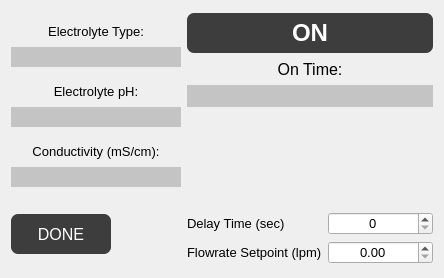
<?xml version="1.0" encoding="UTF-8"?>
<ui version="4.0">
 <class>Dialog_PumpControl</class>
 <widget class="QDialog" name="Dialog_PumpControl">
  <property name="geometry">
   <rect>
    <x>0</x>
    <y>0</y>
    <width>444</width>
    <height>278</height>
   </rect>
  </property>
  <property name="sizePolicy">
   <sizepolicy hsizetype="Fixed" vsizetype="Fixed">
    <horstretch>0</horstretch>
    <verstretch>0</verstretch>
   </sizepolicy>
  </property>
  <property name="windowTitle">
   <string>Dialog</string>
  </property>
  <property name="styleSheet">
   <string notr="true">QMainWindow{
background-color:#1d1d1d;
}

QMenuBar{
background-color:#1d1d1d;
padding:5px;
	font: 12pt &quot;MS Shell Dlg 2&quot;;
}

QMenuBar::item{
background-color:#1d1d1d;
color:#fff;
padding:5px;

}

QMenu{
color:#fff;
padding:0;
}

QMenu::item:selected{
color:#fff;
background-color:#00aba9;
}

QTableWidget{
background-color:#3d3d3d;
color:#fff;
  selection-background-color: #da532c;
border:solid;
border-width:3px;
border-color:#da532c;
}
QHeaderView::section{
background-color:qlineargradient(spread:pad, x1:0, y1:0, x2:1, y2:0, stop:0 rgba(20, 158, 217, 255), stop:1 rgba(36, 158, 217, 255));
border:none;
border-top-style:solid;
border-width:1px;
border-top-color:qlineargradient(spread:pad, x1:0, y1:0, x2:1, y2:0, stop:0 rgba(20, 158, 217, 255), stop:1 rgba(36, 158, 217, 255));
color:#fff;

}
QHeaderView{
background-color:qlineargradient(spread:pad, x1:0, y1:0, x2:1, y2:0, stop:0 rgba(20, 158, 217, 255), stop:1 rgba(36, 158, 217, 255));

border:none;
border-top-style:solid;
border-width:1px;
border-top-color:#149ED9;
color:#fff;
	font: 75 12pt &quot;Calibri&quot;;
}

QTableCornerButton::section{
border:none;
background-color:#149ED9;
}

QListWidget{
background-color:#3d3d3d;
color:#fff;
}

QMenu{
background-color:#3d3d3d;
}
QStatusBar{
background-color:#7e3878;
color:#fff;
}

QPushButton{
border-style:solid;
background-color:#3d3d3d;
color:#fff;
border-radius:7px;
}

QPushButton:disabled {
background-color: rgb(204, 0, 0);
}

QPushButton:hover{
color:#ccc;
	background-color: qlineargradient(spread:pad, x1:0.517, y1:0, x2:0.517, y2:1, stop:0 rgba(45, 45, 45, 255), stop:0.505682 rgba(45, 45, 45, 255), stop:1 rgba(29, 29, 29, 255));
	border-color:#2d89ef;
border-width:2px;
}

QPushButton:pressed{
background-color: qlineargradient(spread:pad, x1:0.517, y1:0, x2:0.517, y2:1, stop:0 rgba(29, 29, 29, 255), stop:0.505682 rgba(45, 45, 45, 255), stop:1 rgba(29, 29, 29, 255));
}


QTabWidget::tab{
background-color:#3d3d3d;
}

QLineEdit{
border-radius:1px solid red;
background-color:#c4c4c4;
}

QProgressBar{
border-radius:0;
text-align:center;
color:#fff;
background-color:transparent;
border: 2px solid #e3a21a;
border-radius:7px;
	font: 75 12pt &quot;Open Sans&quot;;

}

QProgressBar::chunk{
background-color:#2d89ef;
width:20px;
}</string>
  </property>
  <layout class="QGridLayout" name="gridLayout_6">
   <item row="0" column="0">
    <layout class="QGridLayout" name="gridLayout_5">
     <item row="0" column="0">
      <layout class="QGridLayout" name="gridLayout_4">
       <item row="0" column="0">
        <widget class="QLabel" name="label_Electrolyte">
         <property name="sizePolicy">
          <sizepolicy hsizetype="Fixed" vsizetype="Fixed">
           <horstretch>0</horstretch>
           <verstretch>0</verstretch>
          </sizepolicy>
         </property>
         <property name="minimumSize">
          <size>
           <width>170</width>
           <height>20</height>
          </size>
         </property>
         <property name="maximumSize">
          <size>
           <width>170</width>
           <height>20</height>
          </size>
         </property>
         <property name="font">
          <font>
           <pointsize>10</pointsize>
          </font>
         </property>
         <property name="text">
          <string>Electrolyte Type:</string>
         </property>
         <property name="alignment">
          <set>Qt::AlignCenter</set>
         </property>
        </widget>
       </item>
       <item row="1" column="0">
        <widget class="QLineEdit" name="lineEdit_Electrolyte">
         <property name="minimumSize">
          <size>
           <width>170</width>
           <height>20</height>
          </size>
         </property>
         <property name="maximumSize">
          <size>
           <width>170</width>
           <height>20</height>
          </size>
         </property>
         <property name="font">
          <font>
           <pointsize>10</pointsize>
          </font>
         </property>
        </widget>
       </item>
      </layout>
     </item>
     <item row="1" column="0">
      <layout class="QGridLayout" name="gridLayout_3">
       <item row="0" column="0">
        <widget class="QLabel" name="label_pH">
         <property name="sizePolicy">
          <sizepolicy hsizetype="Fixed" vsizetype="Fixed">
           <horstretch>0</horstretch>
           <verstretch>0</verstretch>
          </sizepolicy>
         </property>
         <property name="minimumSize">
          <size>
           <width>170</width>
           <height>20</height>
          </size>
         </property>
         <property name="maximumSize">
          <size>
           <width>170</width>
           <height>20</height>
          </size>
         </property>
         <property name="font">
          <font>
           <pointsize>10</pointsize>
          </font>
         </property>
         <property name="text">
          <string>Electrolyte pH:</string>
         </property>
         <property name="alignment">
          <set>Qt::AlignCenter</set>
         </property>
        </widget>
       </item>
       <item row="1" column="0">
        <widget class="QLineEdit" name="lineEdit_pH">
         <property name="minimumSize">
          <size>
           <width>170</width>
           <height>20</height>
          </size>
         </property>
         <property name="maximumSize">
          <size>
           <width>170</width>
           <height>20</height>
          </size>
         </property>
         <property name="font">
          <font>
           <pointsize>10</pointsize>
          </font>
         </property>
        </widget>
       </item>
      </layout>
     </item>
     <item row="2" column="0">
      <layout class="QGridLayout" name="gridLayout_2">
       <item row="0" column="0">
        <widget class="QLabel" name="label_Conductivity">
         <property name="sizePolicy">
          <sizepolicy hsizetype="Fixed" vsizetype="Fixed">
           <horstretch>0</horstretch>
           <verstretch>0</verstretch>
          </sizepolicy>
         </property>
         <property name="minimumSize">
          <size>
           <width>170</width>
           <height>20</height>
          </size>
         </property>
         <property name="maximumSize">
          <size>
           <width>170</width>
           <height>20</height>
          </size>
         </property>
         <property name="font">
          <font>
           <pointsize>10</pointsize>
          </font>
         </property>
         <property name="text">
          <string>Conductivity (mS/cm):</string>
         </property>
         <property name="alignment">
          <set>Qt::AlignCenter</set>
         </property>
        </widget>
       </item>
       <item row="1" column="0">
        <widget class="QLineEdit" name="lineEdit_Conuctivity">
         <property name="minimumSize">
          <size>
           <width>170</width>
           <height>20</height>
          </size>
         </property>
         <property name="maximumSize">
          <size>
           <width>170</width>
           <height>20</height>
          </size>
         </property>
         <property name="font">
          <font>
           <pointsize>10</pointsize>
          </font>
         </property>
         <property name="styleSheet">
          <string notr="true">QLineEdit{
border-radius:1px solid red;
}</string>
         </property>
        </widget>
       </item>
      </layout>
     </item>
    </layout>
   </item>
   <item row="0" column="1" rowspan="2">
    <layout class="QVBoxLayout" name="verticalLayout_2">
     <item>
      <layout class="QVBoxLayout" name="verticalLayout">
       <item>
        <widget class="QPushButton" name="pushButton_PumpRunning">
         <property name="sizePolicy">
          <sizepolicy hsizetype="Minimum" vsizetype="Fixed">
           <horstretch>0</horstretch>
           <verstretch>0</verstretch>
          </sizepolicy>
         </property>
         <property name="minimumSize">
          <size>
           <width>140</width>
           <height>40</height>
          </size>
         </property>
         <property name="maximumSize">
          <size>
           <width>16777215</width>
           <height>40</height>
          </size>
         </property>
         <property name="font">
          <font>
           <pointsize>18</pointsize>
           <weight>75</weight>
           <italic>false</italic>
           <bold>true</bold>
           <underline>false</underline>
          </font>
         </property>
         <property name="styleSheet">
          <string notr="true">QMainWindow{
background-color:#1d1d1d;
}

QMenuBar{
background-color:#1d1d1d;
padding:5px;
	font: 12pt &quot;MS Shell Dlg 2&quot;;
}

QMenuBar::item{
background-color:#1d1d1d;
color:#fff;
padding:5px;

}

QMenu{
color:#fff;
padding:0;
}

QMenu::item:selected{
color:#fff;
background-color:#00aba9;
}

QTableWidget{
background-color:#3d3d3d;
color:#fff;
  selection-background-color: #da532c;
border:solid;
border-width:3px;
border-color:#da532c;
}
QHeaderView::section{
background-color:qlineargradient(spread:pad, x1:0, y1:0, x2:1, y2:0, stop:0 rgba(20, 158, 217, 255), stop:1 rgba(36, 158, 217, 255));
border:none;
border-top-style:solid;
border-width:1px;
border-top-color:qlineargradient(spread:pad, x1:0, y1:0, x2:1, y2:0, stop:0 rgba(20, 158, 217, 255), stop:1 rgba(36, 158, 217, 255));
color:#fff;

}
QHeaderView{
background-color:qlineargradient(spread:pad, x1:0, y1:0, x2:1, y2:0, stop:0 rgba(20, 158, 217, 255), stop:1 rgba(36, 158, 217, 255));

border:none;
border-top-style:solid;
border-width:1px;
border-top-color:#149ED9;
color:#fff;
	font: 75 12pt &quot;Calibri&quot;;
}

QTableCornerButton::section{
border:none;
background-color:#149ED9;
}

QListWidget{
background-color:#3d3d3d;
color:#fff;
}

QMenu{
background-color:#3d3d3d;
}
QStatusBar{
background-color:#7e3878;
color:#fff;
}

QPushButton{
border-style:solid;
background-color:#3d3d3d;
color:#fff;
border-radius:7px;
}

QPushButton:disabled {
background-color: rgb(204, 0, 0);
}

QPushButton:hover{
color:#ccc;
	background-color: qlineargradient(spread:pad, x1:0.517, y1:0, x2:0.517, y2:1, stop:0 rgba(45, 45, 45, 255), stop:0.505682 rgba(45, 45, 45, 255), stop:1 rgba(29, 29, 29, 255));
	border-color:#2d89ef;
border-width:2px;
}

QPushButton:pressed{
background-color: qlineargradient(spread:pad, x1:0.517, y1:0, x2:0.517, y2:1, stop:0 rgba(29, 29, 29, 255), stop:0.505682 rgba(45, 45, 45, 255), stop:1 rgba(29, 29, 29, 255));
}


QTabWidget::tab{
background-color:#3d3d3d;
}

QLineEdit{
border-radius:0;
}

QProgressBar{
border-radius:0;
text-align:center;
color:#fff;
background-color:transparent;
border: 2px solid #e3a21a;
border-radius:7px;
	font: 75 12pt &quot;Open Sans&quot;;

}

QProgressBar::chunk{
background-color:#2d89ef;
width:20px;
}</string>
         </property>
         <property name="text">
          <string>ON</string>
         </property>
        </widget>
       </item>
       <item>
        <widget class="QLabel" name="label_OnTime">
         <property name="sizePolicy">
          <sizepolicy hsizetype="Minimum" vsizetype="Fixed">
           <horstretch>0</horstretch>
           <verstretch>0</verstretch>
          </sizepolicy>
         </property>
         <property name="minimumSize">
          <size>
           <width>140</width>
           <height>20</height>
          </size>
         </property>
         <property name="font">
          <font>
           <pointsize>12</pointsize>
          </font>
         </property>
         <property name="text">
          <string>On Time:</string>
         </property>
         <property name="alignment">
          <set>Qt::AlignCenter</set>
         </property>
        </widget>
       </item>
       <item>
        <widget class="QLineEdit" name="lineEdit_OnTime">
         <property name="enabled">
          <bool>true</bool>
         </property>
         <property name="sizePolicy">
          <sizepolicy hsizetype="Minimum" vsizetype="Fixed">
           <horstretch>0</horstretch>
           <verstretch>0</verstretch>
          </sizepolicy>
         </property>
         <property name="minimumSize">
          <size>
           <width>140</width>
           <height>20</height>
          </size>
         </property>
         <property name="font">
          <font>
           <pointsize>13</pointsize>
          </font>
         </property>
         <property name="readOnly">
          <bool>true</bool>
         </property>
        </widget>
       </item>
      </layout>
     </item>
     <item>
      <spacer name="verticalSpacer">
       <property name="orientation">
        <enum>Qt::Vertical</enum>
       </property>
       <property name="sizeType">
        <enum>QSizePolicy::Fixed</enum>
       </property>
       <property name="sizeHint" stdset="0">
        <size>
         <width>20</width>
         <height>13</height>
        </size>
       </property>
      </spacer>
     </item>
     <item>
      <layout class="QHBoxLayout" name="horizontalLayout">
       <item>
        <widget class="LED" name="widget_PumpOn" native="true">
         <property name="sizePolicy">
          <sizepolicy hsizetype="Fixed" vsizetype="Fixed">
           <horstretch>0</horstretch>
           <verstretch>0</verstretch>
          </sizepolicy>
         </property>
         <property name="minimumSize">
          <size>
           <width>80</width>
           <height>80</height>
          </size>
         </property>
        </widget>
       </item>
       <item>
        <spacer name="horizontalSpacer_2">
         <property name="orientation">
          <enum>Qt::Horizontal</enum>
         </property>
         <property name="sizeType">
          <enum>QSizePolicy::Fixed</enum>
         </property>
         <property name="sizeHint" stdset="0">
          <size>
           <width>40</width>
           <height>50</height>
          </size>
         </property>
        </spacer>
       </item>
       <item>
        <widget class="LED" name="widget_PumpConnected" native="true">
         <property name="sizePolicy">
          <sizepolicy hsizetype="Fixed" vsizetype="Fixed">
           <horstretch>0</horstretch>
           <verstretch>0</verstretch>
          </sizepolicy>
         </property>
         <property name="minimumSize">
          <size>
           <width>80</width>
           <height>80</height>
          </size>
         </property>
        </widget>
       </item>
      </layout>
     </item>
     <item>
      <layout class="QGridLayout" name="gridLayout">
       <item row="0" column="1">
        <widget class="QDoubleSpinBox" name="doubleSpinBox_flowRate">
         <property name="minimumSize">
          <size>
           <width>100</width>
           <height>0</height>
          </size>
         </property>
         <property name="font">
          <font>
           <pointsize>10</pointsize>
          </font>
         </property>
         <property name="alignment">
          <set>Qt::AlignCenter</set>
         </property>
         <property name="decimals">
          <number>0</number>
         </property>
         <property name="value">
          <double>0.000000000000000</double>
         </property>
        </widget>
       </item>
       <item row="1" column="0">
        <widget class="QLabel" name="label_Flowrate">
         <property name="font">
          <font>
           <pointsize>10</pointsize>
          </font>
         </property>
         <property name="text">
          <string>Flowrate Setpoint (lpm)</string>
         </property>
        </widget>
       </item>
       <item row="1" column="1">
        <widget class="QDoubleSpinBox" name="doubleSpinBox_delayTime">
         <property name="minimumSize">
          <size>
           <width>100</width>
           <height>0</height>
          </size>
         </property>
         <property name="font">
          <font>
           <pointsize>10</pointsize>
          </font>
         </property>
         <property name="alignment">
          <set>Qt::AlignCenter</set>
         </property>
         <property name="decimals">
          <number>2</number>
         </property>
        </widget>
       </item>
       <item row="0" column="0">
        <widget class="QLabel" name="label_delayTim">
         <property name="font">
          <font>
           <pointsize>10</pointsize>
          </font>
         </property>
         <property name="text">
          <string>Delay Time (sec)</string>
         </property>
        </widget>
       </item>
      </layout>
     </item>
    </layout>
   </item>
   <item row="1" column="0">
    <widget class="QPushButton" name="pushButton">
     <property name="sizePolicy">
      <sizepolicy hsizetype="Fixed" vsizetype="Fixed">
       <horstretch>0</horstretch>
       <verstretch>0</verstretch>
      </sizepolicy>
     </property>
     <property name="minimumSize">
      <size>
       <width>100</width>
       <height>40</height>
      </size>
     </property>
     <property name="font">
      <font>
       <pointsize>12</pointsize>
      </font>
     </property>
     <property name="styleSheet">
      <string notr="true">QMainWindow{
background-color:#1d1d1d;
}

QMenuBar{
background-color:#1d1d1d;
padding:5px;
	font: 12pt &quot;MS Shell Dlg 2&quot;;
}

QMenuBar::item{
background-color:#1d1d1d;
color:#fff;
padding:5px;

}

QMenu{
color:#fff;
padding:0;
}

QMenu::item:selected{
color:#fff;
background-color:#00aba9;
}

QTableWidget{
background-color:#3d3d3d;
color:#fff;
  selection-background-color: #da532c;
border:solid;
border-width:3px;
border-color:#da532c;
}
QHeaderView::section{
background-color:qlineargradient(spread:pad, x1:0, y1:0, x2:1, y2:0, stop:0 rgba(20, 158, 217, 255), stop:1 rgba(36, 158, 217, 255));
border:none;
border-top-style:solid;
border-width:1px;
border-top-color:qlineargradient(spread:pad, x1:0, y1:0, x2:1, y2:0, stop:0 rgba(20, 158, 217, 255), stop:1 rgba(36, 158, 217, 255));
color:#fff;

}
QHeaderView{
background-color:qlineargradient(spread:pad, x1:0, y1:0, x2:1, y2:0, stop:0 rgba(20, 158, 217, 255), stop:1 rgba(36, 158, 217, 255));

border:none;
border-top-style:solid;
border-width:1px;
border-top-color:#149ED9;
color:#fff;
	font: 75 12pt &quot;Calibri&quot;;
}

QTableCornerButton::section{
border:none;
background-color:#149ED9;
}

QListWidget{
background-color:#3d3d3d;
color:#fff;
}

QMenu{
background-color:#3d3d3d;
}
QStatusBar{
background-color:#7e3878;
color:#fff;
}

QPushButton{
border-style:solid;
background-color:#3d3d3d;
color:#fff;
border-radius:7px;
}

QPushButton:disabled {
background-color: rgb(204, 0, 0);
}

QPushButton:hover{
color:#ccc;
	background-color: qlineargradient(spread:pad, x1:0.517, y1:0, x2:0.517, y2:1, stop:0 rgba(45, 45, 45, 255), stop:0.505682 rgba(45, 45, 45, 255), stop:1 rgba(29, 29, 29, 255));
	border-color:#2d89ef;
border-width:2px;
}

QPushButton:pressed{
background-color: qlineargradient(spread:pad, x1:0.517, y1:0, x2:0.517, y2:1, stop:0 rgba(29, 29, 29, 255), stop:0.505682 rgba(45, 45, 45, 255), stop:1 rgba(29, 29, 29, 255));
}


QTabWidget::tab{
background-color:#3d3d3d;
}

QLineEdit{
border-radius:0;
}

QProgressBar{
border-radius:0;
text-align:center;
color:#fff;
background-color:transparent;
border: 2px solid #e3a21a;
border-radius:7px;
	font: 75 12pt &quot;Open Sans&quot;;

}

QProgressBar::chunk{
background-color:#2d89ef;
width:20px;
}</string>
     </property>
     <property name="text">
      <string>DONE</string>
     </property>
    </widget>
   </item>
  </layout>
 </widget>
 <customwidgets>
  <customwidget>
   <class>LED</class>
   <extends>QWidget</extends>
   <header>LED.h</header>
   <container>1</container>
  </customwidget>
 </customwidgets>
 <resources/>
 <connections/>
</ui>
